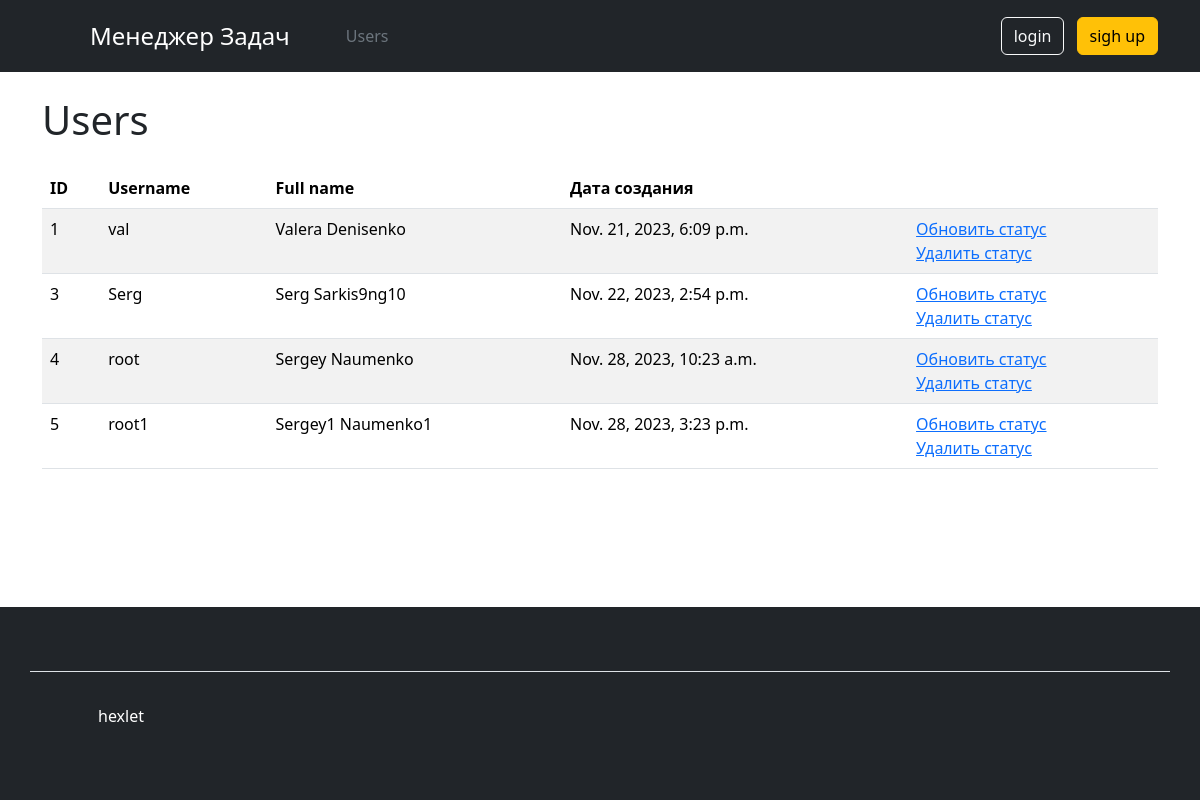
/users/, run on the app's committed database.
### users/models.py (models this page shows)
class User(AbstractUser):
    created_at = models.DateTimeField(auto_now_add=True)
    @property
    def fullname(self):
        return f'{self.first_name} {self.last_name}'

### users/views.py (the view)
# urls.py: path('', views.UsersIndexView.as_view(), name='users_index'),
class UsersIndexView(TemplateView):
    template_name = 'users/all_users.html'
    def get_context_data(self, **kwargs):
        context = super().get_context_data(**kwargs)
        context['users'] = User.objects.all()
        context['logo'] = _('Task Manager')
        context['title'] = _('Task Manager')
        context['current_page'] = 'users_index'
        return context

### users/templates/users/all_users.html
{% extends "base.html" %}
{% load django_bootstrap5 %}
{% load i18n %}
{% block content %}
      <h1 class="my-4">{% trans 'Users' %}</h1>
<table class="table table-striped table-hover">
  <thead>
    <tr>
      <th>ID</th>
      <th>{% trans 'Username' %}</th>
      <th>{% trans 'Full name' %}</th>
      <th>{% trans 'Creation date' %}</th>
      <th></th>
    </tr>
  </thead>
  <tbody>
  {% for user in users %}
      <tr>
        <td>{{ user.id }}</td>
        <td>{{ user.username }}</td>
        <td>{{ user.fullname }}</td>
        <td>{{ user.created_at }}</td>
        <td>
          <a href="{% url 'users:edit_user' pk=user.pk %}" previewlistener="true">{% trans 'Update' %}</a>
          <br>
          <a href="{% url 'users:delete_user' pk=user.pk %}" previewlistener="true">{% trans 'Delete' %}</a>
        </td>
      </tr>
  {% endfor %}
  </tbody>
</table>
{% endblock %}

### data on the page
User: id "1", username "val", fullname "Valera Denisenko", created_at "Nov. 21, 2023, 6:09 p.m."
User: id "3", username "Serg", fullname "Serg Sarkis9ng10", created_at "Nov. 22, 2023, 2:54 p.m."
User: id "4", username "root", fullname "Sergey Naumenko", created_at "Nov. 28, 2023, 10:23 a.m."
User: id "5", username "root1", fullname "Sergey1 Naumenko1", created_at "Nov. 28, 2023, 3:23 p.m."

### other printed values
{{ logo }} "Менеджер Задач"
